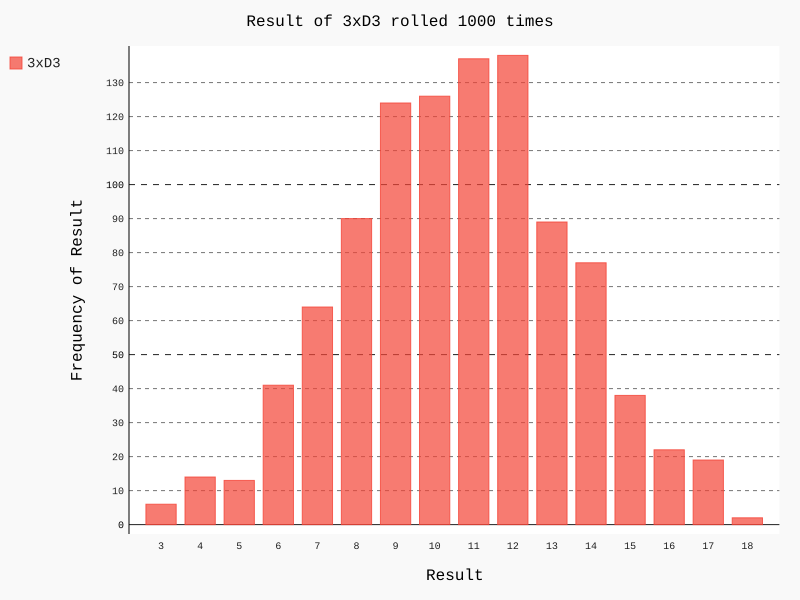

Source code (Python):
#import necessary
import pygal

from die import Die


#instantiate die 
die_1 = Die()
die_2 = Die()
die_3 = Die()


#simulate rolls, store in roll list
number_rolls = 1000
roll_results = []
for roll in range(number_rolls):
    roll_resut = die_1.roll() + die_2.roll() + die_3.roll()
    roll_results.append(roll_resut)

#count freq of rolls, store in freq list
frequency_rolls = []
min_value = 3
max_value = die_1.num_sides + die_2.num_sides + die_3.num_sides

for value in range (min_value, max_value+1):
    roll_value = roll_results.count(value)
    frequency_rolls.append(roll_value)

#instantiate histogram
hist = pygal.Bar()

#create graph label
hist.title = "Result of 3xD3 rolled " + str(number_rolls) + " times"

#create x-axis labels
hist.x_labels = [value for value in range(min_value, max_value+1)]

#create x-axis title
hist.x_title = "Result"

#create y-axis title
hist.y_title = "Frequency of Result"

#add data to histogram
hist.add("3xD3", frequency_rolls)

#store in .svg
hist.render_to_file('3dice_15-8.svg')
